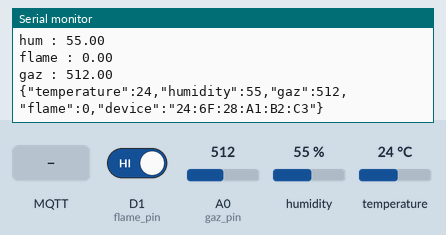
Simulated run of this sketch. Board: ESP8266 (NodeMCU). On the bench: the last lines printed to the serial monitor. The inputs (shaded band) are chosen by the test bench; at power-on: humidity 55 %, A0 (gaz_pin) = 512, D1 (flame_pin) HIGH, temperature 24 °C. WiFi joins after 1.5 s; servers stay silent unless stated; no MQTT or app messages arrive unless stated.

Above: at 3.2 s.
3.3 s: MQTT message "1" arrives on the first subscribed topic
8.6 s: MQTT message "on" arrives on the first subscribed topic
13.7 s: MQTT message "off" arrives on the first subscribed topic
18.9 s: humidity set to 22 %
21.7 s: A0 (gaz_pin) set to 716
At 23.4 s:
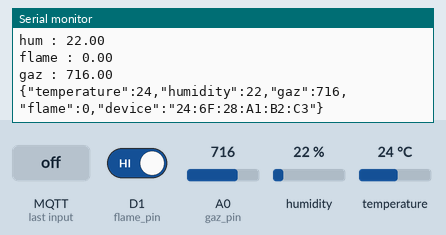
24.5 s: D1 (flame_pin) driven LOW
At 28.1 s:
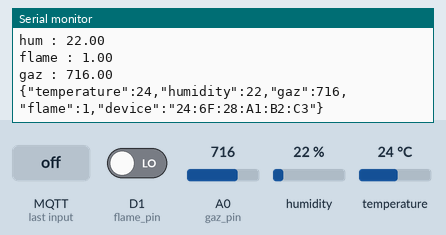

Measured:
- after the input at 21.7 s, the serial monitor: prints a new line after 0.83 s (image 1)
- after the input at 24.5 s, the serial monitor: prints a new line after 3.1 s (image 2)

The sketch:

fire.ino
```cpp
#include <ESP8266WiFi.h>
#include <PubSubClient.h>
#include <ArduinoJson.h>
#include "DHT.h"

#define DHT11_PIN D2
#define flame_pin D1
#define gaz_pin   A0
// Replace the variables with your Wi-Fi credentials and MQTT broker IP address
const char* ssid = "Orange-AAC0";        //Orange-AAC0
const char* password = "DRTRG3FH0GM";           //DRTRG3FH0GM //Ben@ali.4
const char* mqtt_server = "192.168.1.103";
const int PORT = 8883;

// Replace with your MQTT topic
const char* topic = "esp";
const char* topic1 = "alert"; //***ADDITION***

String  macAdr = "";

WiFiClient espClient;
PubSubClient client(espClient);
DHT dht(DHT11_PIN, DHT11);


void reconnect(){
  while (!client.connected()) {
    if (client.connect("esp32_client")) {
      Serial.println("Connected to MQTT broker");
      client.subscribe(topic1); // ***ADDITION*** subscribe to the topic
    } else {
      Serial.println("Failed to connect to MQTT broker, try again in 5 seconds");
      Serial.println(client.state());
      delay(5000);
    }
  }
}


//***ADDITION***
void callback(char* receivedTopic, byte* payload, unsigned int length) {
  Serial.print("Received message [");
  Serial.print(receivedTopic);
  Serial.print("]: ");

  // convert the received message into a string
  String message;
  for (int i = 0; i < length; i++) {
    message += (char)payload[i];
  }

  Serial.println(message);
}


void setup() {
  Serial.begin(9600);
  dht.begin();
  // Connect to Wi-Fi network
  WiFi.begin(ssid, password);
  while (WiFi.status() != WL_CONNECTED) {
    delay(1000);
    Serial.println("Connecting to WiFi...");
  }
  Serial.println("Connected to WiFi");

  // Connect to MQTT broker
  client.setServer(mqtt_server, PORT);

  //MAC address
    WiFi.mode(WIFI_STA);
    Serial.print("MAC address: ");
    macAdr = WiFi.macAddress();

  Serial.println(macAdr);
  // Set callback function      //***ADDITION***
  client.setCallback(callback);
  pinMode(flame_pin, INPUT);
  pinMode(gaz_pin,   INPUT);
}

void loop() {
  if (!client.connected()) {
    reconnect();
  }

  client.loop(); // ***ADDITION*** listen for incoming messages

  // Read temperature and humidity
  float temperature = dht.readTemperature();
  float humidity = dht.readHumidity();
  float gaz = analogRead(gaz_pin);
  float flame = !digitalRead(flame_pin);

  Serial.print("temp : ");
  Serial.println(temperature);
  Serial.print("hum : ");
  Serial.println(humidity);
  Serial.print("flame : ");
  Serial.println(flame);
  Serial.print("gaz : ");
  Serial.println(gaz);
  // Create a JSON object
  StaticJsonDocument<256> doc;
  doc["temperature"] = temperature;
  doc["humidity"]    = humidity;
  doc["gaz"]         = gaz;
  doc["flame"]       = flame;
  doc["device"]      = macAdr;

  // Serialize the JSON object to a string
  String payload;
  serializeJson(doc, payload);

  Serial.println(payload);

   //Publish the payload to MQTT broker
   client.publish(topic, payload.c_str());

  // Wait a few seconds between measurements.
  delay(5000);
}
```
